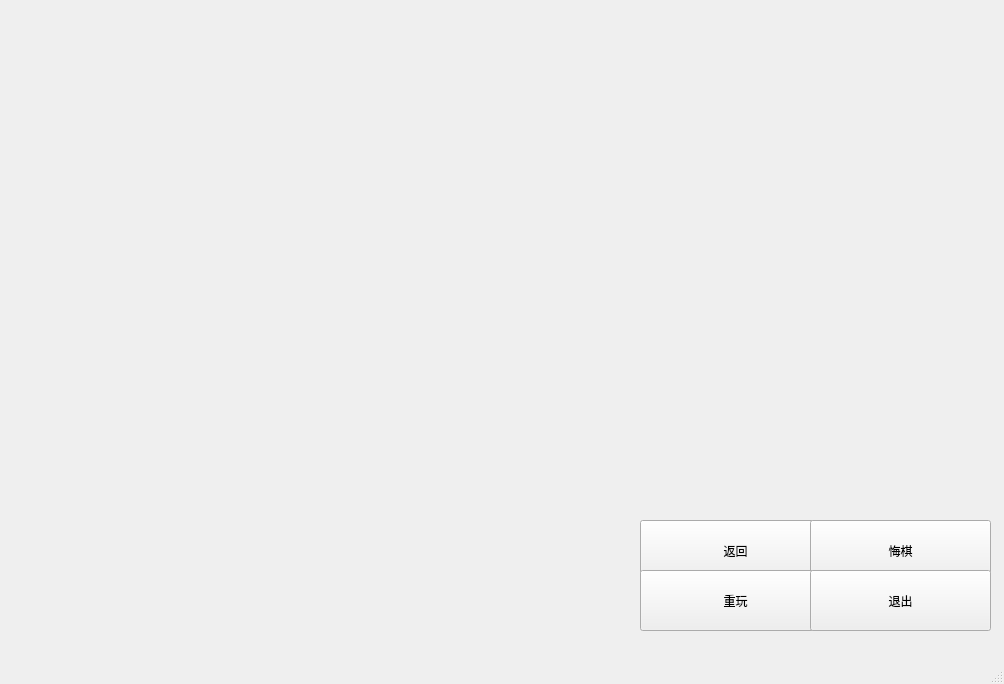
<?xml version="1.0" encoding="UTF-8"?>
<ui version="4.0">
 <class>MainWindow</class>
 <widget class="QMainWindow" name="MainWindow">
  <property name="geometry">
   <rect>
    <x>0</x>
    <y>0</y>
    <width>1004</width>
    <height>684</height>
   </rect>
  </property>
  <property name="windowTitle">
   <string>MainWindow</string>
  </property>
  <widget class="QWidget" name="centralwidget">
   <widget class="QPushButton" name="pushButton">
    <property name="geometry">
     <rect>
      <x>640</x>
      <y>520</y>
      <width>191</width>
      <height>61</height>
     </rect>
    </property>
    <property name="text">
     <string>返回</string>
    </property>
   </widget>
   <widget class="QPushButton" name="pushButton_2">
    <property name="geometry">
     <rect>
      <x>810</x>
      <y>520</y>
      <width>181</width>
      <height>61</height>
     </rect>
    </property>
    <property name="text">
     <string>悔棋</string>
    </property>
   </widget>
   <widget class="QPushButton" name="pushButton_3">
    <property name="geometry">
     <rect>
      <x>640</x>
      <y>570</y>
      <width>191</width>
      <height>61</height>
     </rect>
    </property>
    <property name="text">
     <string>重玩</string>
    </property>
   </widget>
   <widget class="QPushButton" name="pushButton_4">
    <property name="geometry">
     <rect>
      <x>810</x>
      <y>570</y>
      <width>181</width>
      <height>61</height>
     </rect>
    </property>
    <property name="text">
     <string>退出</string>
    </property>
   </widget>
  </widget>
  <widget class="QMenuBar" name="menubar">
   <property name="geometry">
    <rect>
     <x>0</x>
     <y>0</y>
     <width>1004</width>
     <height>22</height>
    </rect>
   </property>
  </widget>
  <widget class="QStatusBar" name="statusbar"/>
 </widget>
 <resources/>
 <connections/>
</ui>
